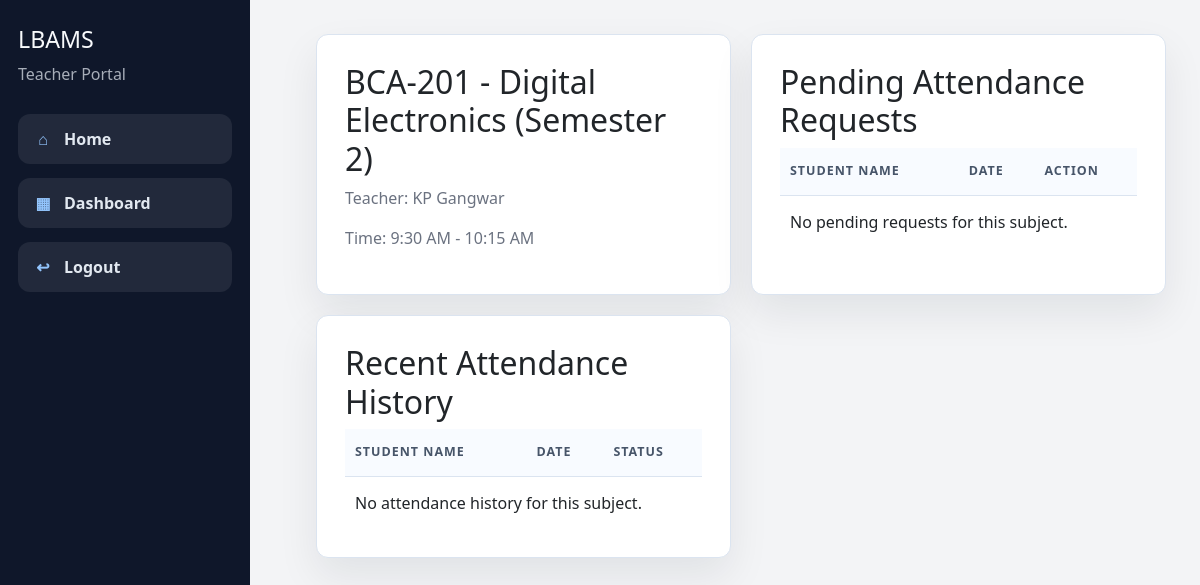
The page /teacher/subject/2 (signed in) on the database its author committed.
### models.py (models this page shows, shortened)
class User(UserMixin, db.Model):
    __tablename__ = "users"
    id = db.Column(db.Integer, primary_key=True)
    username = db.Column(db.String(80), unique=True, nullable=False)
    password_hash = db.Column(db.String(255), nullable=False)
    role = db.Column(db.String(20), nullable=False)
    student = db.relationship("Student", back_populates="user", uselist=False)
    teacher = db.relationship("Teacher", back_populates="user", uselist=False)
    admin = db.relationship("Admin", back_populates="user", uselist=False)

class Subject(db.Model):
    __tablename__ = "subjects"
    id = db.Column(db.Integer, primary_key=True)
    name = db.Column(db.String(120), unique=True, nullable=False)
    code = db.Column(db.String(20), unique=True, nullable=False)
    semester = db.Column(db.Integer, nullable=False)
    subject_type = db.Column("type", db.String(20), nullable=False, default="theory")
    teacher_id = db.Column(db.Integer, db.ForeignKey("teachers.id"), nullable=True)
    start_time = db.Column(db.Time, nullable=True)
    end_time = db.Column(db.Time, nullable=True)
    teachers = db.relationship(
        "Teacher",
        secondary=teacher_subjects,
        back_populates="subject_assignments",
    )
    lectures = db.relationship("Lecture", back_populates="subject", cascade="all, delete-orphan")
    attendances = db.relationship("Attendance", back_populates="subject")
    attendance_summaries = db.relationship("AttendanceSummary", back_populates="subject")
    @property
    def lecture_time_label(self):
        if self.subject_type == "lab":
            return "Lab subject"
        if self.subject_type == "project":
            return "Project"
        if not self.start_time or not self.end_time:
            return "Time not set"
        start = self.start_time.strftime("%I:%M %p").lstrip("0")
        end = self.end_time.strftime("%I:%M %p").lstrip("0")
        return f"{start} - {end}"
    @property
    def display_label(self):
        return f"{self.code} - {self.name} (Semester {self.semester})"

class Teacher(db.Model):
    __tablename__ = "teachers"
    id = db.Column(db.Integer, primary_key=True)
    user_id = db.Column(db.Integer, db.ForeignKey("users.id"), unique=True, nullable=False)
    full_name = db.Column(db.String(120), nullable=False)
    employee_code = db.Column(db.String(30), unique=True, nullable=False)
    is_active = db.Column(db.Boolean, default=True, nullable=False)
    user = db.relationship("User", back_populates="teacher")
    subject_assignments = db.relationship(
        "Subject",
        secondary=teacher_subjects,
        back_populates="teachers",
    )

### routes/teacher_routes.py (the view)
@teacher_bp.route("/subject/<int:subject_id>")
@login_required
def subject_detail(subject_id):
    if not teacher_required():
        return redirect(url_for("auth.login"))
    reconcile_lecture_attendance()
    teacher = Teacher.query.filter_by(user_id=current_user.id).first_or_404()
    subject = (
        Subject.query.join(teacher_subjects, Subject.id == teacher_subjects.c.subject_id)
        .filter(Subject.id == subject_id, teacher_subjects.c.teacher_id == teacher.id)
        .first_or_404()
    )
    pending_records = (
        Attendance.query.filter_by(subject_id=subject.id, status="pending")
        .order_by(Attendance.attendance_date.desc(), Attendance.created_at.desc())
        .all()
    )
    history = (
        Attendance.query.filter(Attendance.subject_id == subject.id, Attendance.status != "pending")
        .order_by(Attendance.attendance_date.desc(), Attendance.created_at.desc())
        .limit(20)
        .all()
    )
    return render_template(
        "teacher/subject_detail.html",
        teacher=teacher,
        subject=subject,
        pending_records=pending_records,
        history=history,
    )

### app.py (called while the page is built)
@login_manager.user_loader
def load_user(user_id):
    return db.session.get(User, int(user_id))

### models.py (called while the page is built, shortened)
def ensure_subject_lecture(subject, lecture_date=None):
    lecture_date = lecture_date or date.today()
    lecture_date = lecture_date or datetime.now(IST).date()
    lecture = Lecture.query.filter_by(subject_id=subject.id, lecture_date=lecture_date).first()
    start_time = subject.start_time or time(hour=0, minute=0)
    end_time = subject.end_time or time(hour=0, minute=0)
    day_of_week = lecture_date.strftime("%A")
    if lecture.day_of_week != day_of_week:
        lecture.day_of_week = day_of_week
    if lecture.start_time != start_time:
        lecture.start_time = start_time
    if lecture.end_time != end_time:
        lecture.end_time = end_time
    db.session.flush()
    return lecture

def lecture_has_ended(lecture, reference_dt=None):
    reference_dt = reference_dt or datetime.now()
    reference_dt = reference_dt or datetime.now(IST)
    lecture_day = lecture.lecture_date or reference_dt.date()
    lecture_end_time = lecture.end_time or time(hour=0, minute=0)
    lecture_end = datetime.combine(lecture_day, lecture_end_time)
    if reference_dt.tzinfo is not None and lecture_end.tzinfo is None:
        lecture_end = reference_dt.tzinfo.localize(lecture_end)
    return reference_dt >= lecture_end

def reconcile_lecture_attendance(reference_dt=None):
    reference_dt = reference_dt or datetime.now()
    reference_dt = reference_dt or datetime.now(IST)
    current_date = reference_dt.date()
    current_time = reference_dt.time()
    backfill_lecture_records_from_attendance()
    subjects = Subject.query.all()
    for subject in subjects:
        if subject.start_time is None or current_time < subject.start_time:
            continue
        ensure_subject_lecture(subject, current_date)
    auto_mark_absent_for_completed_lectures(reference_dt)

### routes/teacher_routes.py (called while the page is built)
def teacher_required():
    return current_user.is_authenticated and current_user.role == "teacher"

### templates/teacher/subject_detail.html (shortened to what this page needs)
{% extends "base.html" %}
{% block content %}
<section class="dashboard-grid">
    <div class="card">
        <h2>{{ subject.display_label }}</h2>
        <p class="muted">Teacher: {{ teacher.full_name }}</p>
        <p class="muted">Time: {{ subject.lecture_time_label }}</p>
    </div>
    <div class="card">
        <h2>Pending Attendance Requests</h2>
        <div class="table-wrap">
            <table>
                <thead>
                    <tr>
                        <th>Student Name</th>
                        <th>Date</th>
                        <th>Action</th>
                    </tr>
                </thead>
                <tbody>
                    {% for record in pending_records %}
                    <tr>
                        <td>{{ record.student.full_name }}</td>
                        <td>{{ record.attendance_date|format_date }}</td>
                        <td class="action-row">
                            <form method="POST" action="{{ url_for('teacher.update_attendance', attendance_id=record.id) }}">
                                <input type="hidden" name="status" value="present">
                                <button class="btn btn-success" type="submit">Accept</button>
                            </form>
                            <form method="POST" action="{{ url_for('teacher.update_attendance', attendance_id=record.id) }}">
                                <input type="hidden" name="status" value="absent">
                                <button class="btn btn-danger" type="submit">Reject</button>
                            </form>
                        </td>
                    </tr>
                    {% else %}
                    <tr><td colspan="3">No pending requests for this subject.</td></tr>
                    {% endfor %}
                </tbody>
            </table>
        </div>
    </div>
    <div class="card">
        <h2>Recent Attendance History</h2>
        <div class="table-wrap">
            <table>
                <thead>
                    <tr>
                        <th>Student Name</th>
                        <th>Date</th>
                        <th>Status</th>
                    </tr>
                </thead>
                <tbody>
                    {% for record in history %}
                    <tr>
                        <td>{{ record.student.full_name }}</td>
                        <td>{{ record.attendance_date|format_date }}</td>
                        <td><span class="status {{ record.status }}">{{ record.status }}</span></td>
                    </tr>
                    {% else %}
                    <tr><td colspan="3">No attendance history for this subject.</td></tr>
                    {% endfor %}
                </tbody>
            </table>
        </div>
    </div>
</section>
{% endblock %}

### templates/base.html (shortened to what this page needs)
<!DOCTYPE html>
<html lang="en">
<head>
    <link
        href="https://cdn.jsdelivr.net/npm/bootstrap@5.3.3/dist/css/bootstrap.min.css"
        rel="stylesheet"
    >
    <link rel="stylesheet" href="{{ url_for('static', filename='css/style.css') }}">
</head>
<body>
    <div class="page-shell">
        {% if current_user.is_authenticated %}
        <aside class="sidebar">
            <div class="sidebar-brand">
                <h2>LBAMS</h2>
                <p class="muted">{{ current_user.role|title }} Portal</p>
            </div>
            <nav class="nav-links">
                <a href="{{ url_for('main.home') }}"><span class="nav-icon">&#8962;</span><span>Home</span></a>
                {% if current_user.role == 'admin' %}
                <a href="{{ url_for('admin.dashboard') }}"><span class="nav-icon">&#9638;</span><span>Dashboard</span></a>
                <a href="{{ url_for('admin.manage_teacher_subjects') }}"><span class="nav-icon">&#8942;</span><span>Manage Teacher Subjects</span></a>
                {% elif current_user.role == 'teacher' %}
                <a href="{{ url_for('teacher.dashboard') }}"><span class="nav-icon">&#9638;</span><span>Dashboard</span></a>
                {% elif current_user.role == 'student' %}
                <a href="{{ url_for('student.dashboard') }}"><span class="nav-icon">&#9638;</span><span>Dashboard</span></a>
                {% endif %}
                <a href="{{ url_for('auth.logout') }}"><span class="nav-icon">&#8617;</span><span>Logout</span></a>
            </nav>
        </aside>
        {% endif %}
        <main class="content {% if not current_user.is_authenticated %}content-full{% endif %}">
            {% block content %}{% endblock %}
        </main>
    </div>
</body>
</html>

### static/css/style.css (style rules this page uses)
:root { --bg: #f3f4f6; --surface: #ffffff; --text: #1f2937; --muted: #6b7280; --primary: #2563eb; --primary-dark: #1d4ed8; --primary-soft: #eaf2ff; --navy: #0f172a; --success: #1f9d55; --danger: #d64545; --border: #dbe4f0; --shadow: 0 18px 40px rgba(15, 23, 42, 0.08); --shadow-strong: 0 30px 70px rgba(15, 23, 42, 0.12); --sidebar-width: 250px; }
* { box-sizing: border-box; }
body { margin: 0; font-family: "Segoe UI", Tahoma, Geneva, Verdana, sans-serif; background: var(--bg); color: var(--text); }
a { color: inherit; text-decoration: none; }
.page-shell { min-height: 100vh; display: flex; }
.sidebar { width: var(--sidebar-width); background: #0f172a; color: #f8fafc; padding: 26px 18px; display: flex; flex-direction: column; justify-content: flex-start; gap: 28px; position: fixed; top: 0; left: 0; height: 100vh; }
.sidebar-brand h2 { margin: 0; font-size: 1.45rem; }
.sidebar-brand p { margin: 8px 0 0; color: rgba(226, 232, 240, 0.72); }
.nav-links { display: grid; gap: 14px; margin-top: 0; }
.nav-links a { display: flex; align-items: center; gap: 12px; padding: 13px 16px; border-radius: 12px; background: rgba(255, 255, 255, 0.08); color: #e2e8f0; font-weight: 600; transition: background 0.18s ease, transform 0.18s ease, color 0.18s ease; }
.nav-icon { width: 18px; display: inline-flex; justify-content: center; color: #93c5fd; }
.content { flex: 1; padding: 34px; margin-left: calc(var(--sidebar-width) + 32px); }
.hero-card, .card { background: var(--surface); border: 1px solid var(--border); border-radius: 12px; box-shadow: var(--shadow); padding: 28px; }
.muted, .eyebrow { color: var(--muted); }
.role-grid, .stats-row, .dashboard-grid { display: grid; gap: 20px; }
.dashboard-grid { grid-template-columns: repeat(auto-fit, minmax(320px, 1fr)); }
.table-wrap { overflow-x: auto; }
table { width: 100%; border-collapse: collapse; }
thead th { background: #f8fbff; color: #475569; font-size: 0.78rem; font-weight: 700; letter-spacing: 0.08em; text-transform: uppercase; }
th, td { text-align: left; padding: 14px 10px; border-bottom: 1px solid var(--border); }
tbody tr:last-child td { border-bottom: none; }

### rows shown on the page
User: role "Teacher"
Subject: display_label "BCA-201 - Digital Electronics (Semester 2)", lecture_time_label "9:30 AM - 10:15 AM"
Teacher: full_name "KP Gangwar"
